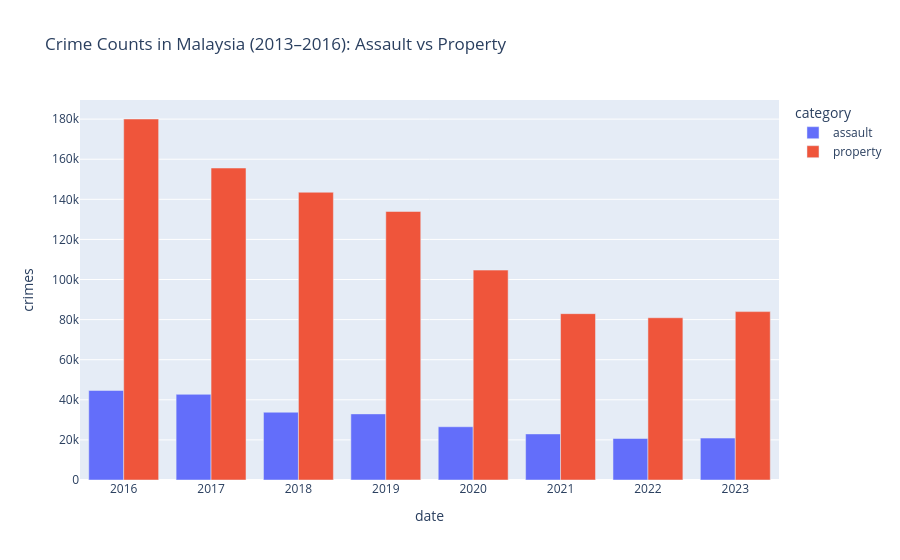

Write notebook code for a chart like this one.
### Code cell
fig = px.bar(
    crime_counts,
    x='date',
    y='crimes',
    color='category',
    barmode='group',
    title='Crime Counts in Malaysia (2013–2016): Assault vs Property'
)

fig.show()

### Figure 1 — Plotly figure (JSON) as saved in the notebook; plotly's stock layout.template omitted (floating-point values rounded to 4 significant figures)
{"data": [{"alignmentgroup": "True", "hovertemplate": "category=assault<br>date=%{x}<br>crimes=%{y}<extra></extra>", "legendgroup": "assault", "marker": {"color": "#636efa", "pattern": {"shape": ""}}, "name": "assault", "offsetgroup": "assault", "orientation": "v", "showlegend": true, "textposition": "auto", "type": "bar", "x": [2016, 2017, 2018, 2019, 2020, 2021, 2022, 2023], "xaxis": "x", "y": [44654, 42732, 33804, 32978, 26558, 22990, 20696, 20906], "yaxis": "y"}, {"alignmentgroup": "True", "hovertemplate": "category=property<br>date=%{x}<br>crimes=%{y}<extra></extra>", "legendgroup": "property", "marker": {"color": "#EF553B", "pattern": {"shape": ""}}, "name": "property", "offsetgroup": "property", "orientation": "v", "showlegend": true, "textposition": "auto", "type": "bar", "x": [2016, 2017, 2018, 2019, 2020, 2021, 2022, 2023], "xaxis": "x", "y": [180056, 155608, 143520, 133934, 104688, 82958, 80930, 83982], "yaxis": "y"}], "layout": {"barmode": "group", "legend": {"title": {"text": "category"}, "tracegroupgap": 0}, "title": {"text": "Crime Counts in Malaysia (2013–2016): Assault vs Property"}, "xaxis": {"anchor": "y", "domain": [0, 1], "title": {"text": "date"}}, "yaxis": {"anchor": "x", "domain": [0, 1], "title": {"text": "crimes"}}}}
